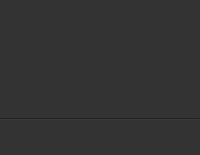
     <widget class="QFrame" name="frame">
      <property name="sizePolicy">
       <sizepolicy hsizetype="Preferred" vsizetype="Expanding">
        <horstretch>0</horstretch>
        <verstretch>0</verstretch>
       </sizepolicy>
      </property>
      <property name="minimumSize">
       <size>
        <width>0</width>
        <height>0</height>
       </size>
      </property>
      <property name="styleSheet">
       <string notr="true">background-color: #333;</string>
      </property>
      <property name="frameShape">
       <enum>QFrame::NoFrame</enum>
      </property>
      <property name="frameShadow">
       <enum>QFrame::Plain</enum>
      </property>
      <property name="lineWidth">
       <number>0</number>
      </property>
      <layout class="QVBoxLayout" name="verticalLayout_18">
       <property name="spacing">
        <number>5</number>
       </property>
       <property name="leftMargin">
        <number>0</number>
       </property>
       <property name="topMargin">
        <number>10</number>
       </property>
       <property name="rightMargin">
        <number>0</number>
       </property>
       <property name="bottomMargin">
        <number>0</number>
       </property>
       <item>
        <spacer name="verticalSpacer_6">
         <property name="orientation">
          <enum>Qt::Vertical</enum>
         </property>
         <property name="sizeHint" stdset="0">
          <size>
           <width>20</width>
           <height>40</height>
          </size>
         </property>
        </spacer>
       </item>
       <item>
        <widget class="QToolButton" name="previewToolButton_2">
         <property name="toolTip">
          <string notr="true">Show/Hide preview panel</string>
         </property>
         <property name="styleSheet">
          <string notr="true">QToolButton { /* all types of tool button */
     border: 5px solid #333;
     border-left: 10px solid #333;
	 border-right: 10px solid #333;
     border-radius: 0px;
     background-color: #333;
 }

QToolButton:hover {
     border: 5px solid #444;
     border-left: 10px solid #444;
	 border-right: 10px solid #444;
     border-radius: 0px;
     background-color: #444;
 }

QToolButton:pressed {
     border: 5px solid #2180a9;
     border-left: 10px solid #2180a9;
	 border-right: 10px solid #2180a9;
     border-radius: 0px;
     background-color: #2180a9;
}

QToolButton:checkeds {
     border: 5px solid #2180a9;
     border-left: 10px solid #2180a9;
	 border-right: 10px solid #2180a9;
     border-radius: 0px;
     background-color: #2180a9;
}

QToolTip {
	background-color: #444;
	border: 3px solid #444;
	color: rgb(232, 232, 232);
}</string>
         </property>
         <property name="text">
          <string notr="true"/>
         </property>
         <property name="icon">
          <iconset resource="../resources.qrc">
           <normaloff>:/img/icons/eye.svg</normaloff>
           <normalon>:/img/icons/eye_white.svg</normalon>
           <activeon>:/img/icons/eye_white.svg</activeon>:/img/icons/eye.svg</iconset>
         </property>
         <property name="checkable">
          <bool>true</bool>
         </property>
         <property name="checked">
          <bool>true</bool>
         </property>
        </widget>
       </item>
       <item>
        <widget class="QToolButton" name="memSideToolButton">
         <property name="toolTip">
          <string notr="true">Show/Hide memory sidebar</string>
         </property>
         <property name="styleSheet">
          <string notr="true">QToolButton { /* all types of tool button */
     border: 5px solid #333;
     border-left: 10px solid #333;
	 border-right: 10px solid #333;
     border-radius: 0px;
     background-color: #333;
 }

QToolButton:hover {
     border: 5px solid #444;
     border-left: 10px solid #444;
	 border-right: 10px solid #444;
     border-radius: 0px;
     background-color: #444;
 }

QToolButton:pressed {
     border: 5px solid #2180a9;
     border-left: 10px solid #2180a9;
	 border-right: 10px solid #2180a9;
     border-radius: 0px;
     background-color: #2180a9;
}

QToolButton:checkeds {
     border: 5px solid #2180a9;
     border-left: 10px solid #2180a9;
	 border-right: 10px solid #2180a9;
     border-radius: 0px;
     background-color: #2180a9;
}

QToolTip {
	background-color: #444;
	border: 3px solid #444;
	color: rgb(232, 232, 232);
}</string>
         </property>
         <property name="text">
          <string notr="true"/>
         </property>
         <property name="icon">
          <iconset resource="../resources.qrc">
           <normaloff>:/img/icons/right_light.svg</normaloff>:/img/icons/right_light.svg</iconset>
         </property>
         <property name="checkable">
          <bool>true</bool>
         </property>
        </widget>
       </item>
       <item>
        <widget class="Line" name="line">
         <property name="orientation">
          <enum>Qt::Horizontal</enum>
         </property>
        </widget>
       </item>
       <item>
        <widget class="QToolButton" name="memSettingsButton_2">
         <property name="toolTip">
          <string notr="true">Settings</string>
         </property>
         <property name="styleSheet">
          <string notr="true">QToolButton { /* all types of tool button */
     border: 5px solid #333;
     border-left: 10px solid #333;
	 border-right: 10px solid #333;
     border-radius: 0px;
     background-color: #333;
 }

QToolButton:hover {
     border: 5px solid #444;
     border-radius: 0px;
     background-color: #444;
 }

QToolButton:pressed {
     border: 5px solid #2180a9;
     border-radius: 0px;
     background-color: #2180a9;
}

QToolTip {
	background-color: #444;
	border: 3px solid #444;
	color: rgb(232, 232, 232);
}</string>
         </property>
         <property name="text">
          <string/>
         </property>
         <property name="icon">
          <iconset resource="../resources.qrc">
           <normaloff>:/img/icons/cog_light.svg</normaloff>:/img/icons/cog_light.svg</iconset>
         </property>
         <property name="popupMode">
          <enum>QToolButton::InstantPopup</enum>
         </property>
         <property name="autoRaise">
          <bool>true</bool>
         </property>
        </widget>
       </item>
      </layout>
     </widget>
